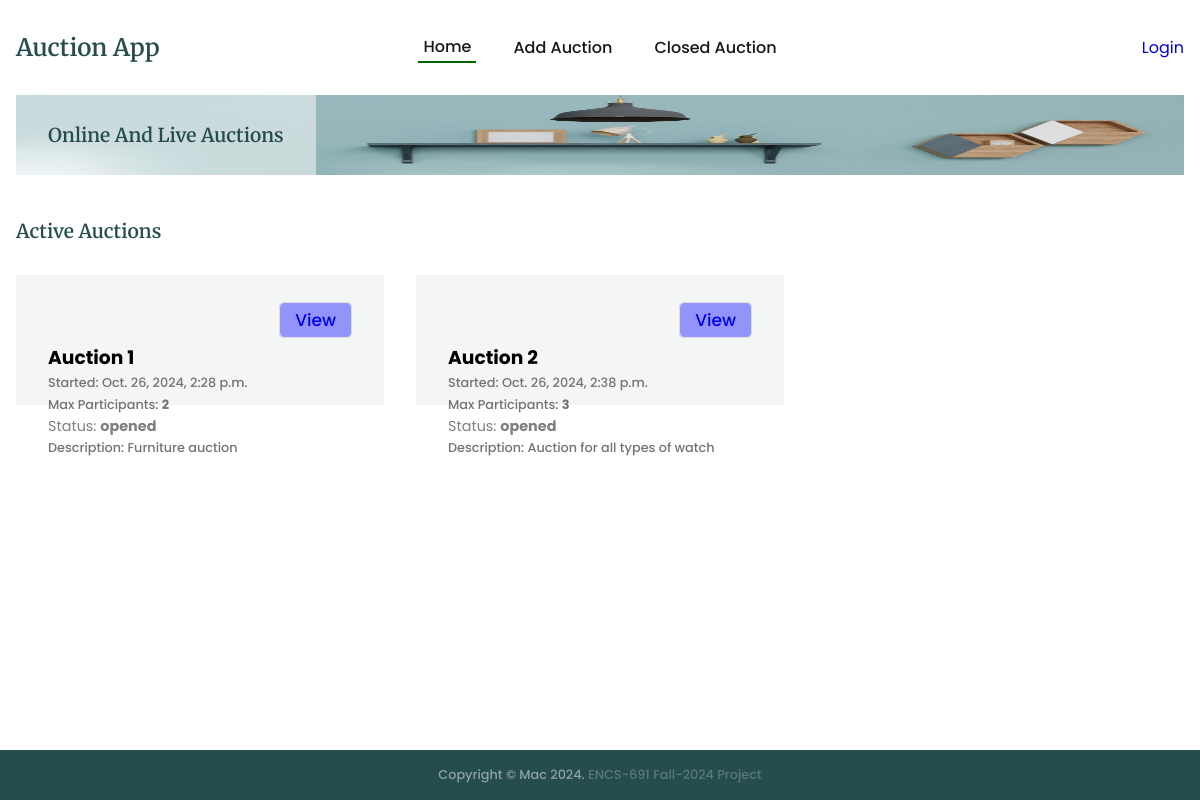
/, run on an earlier commit of the app's database.
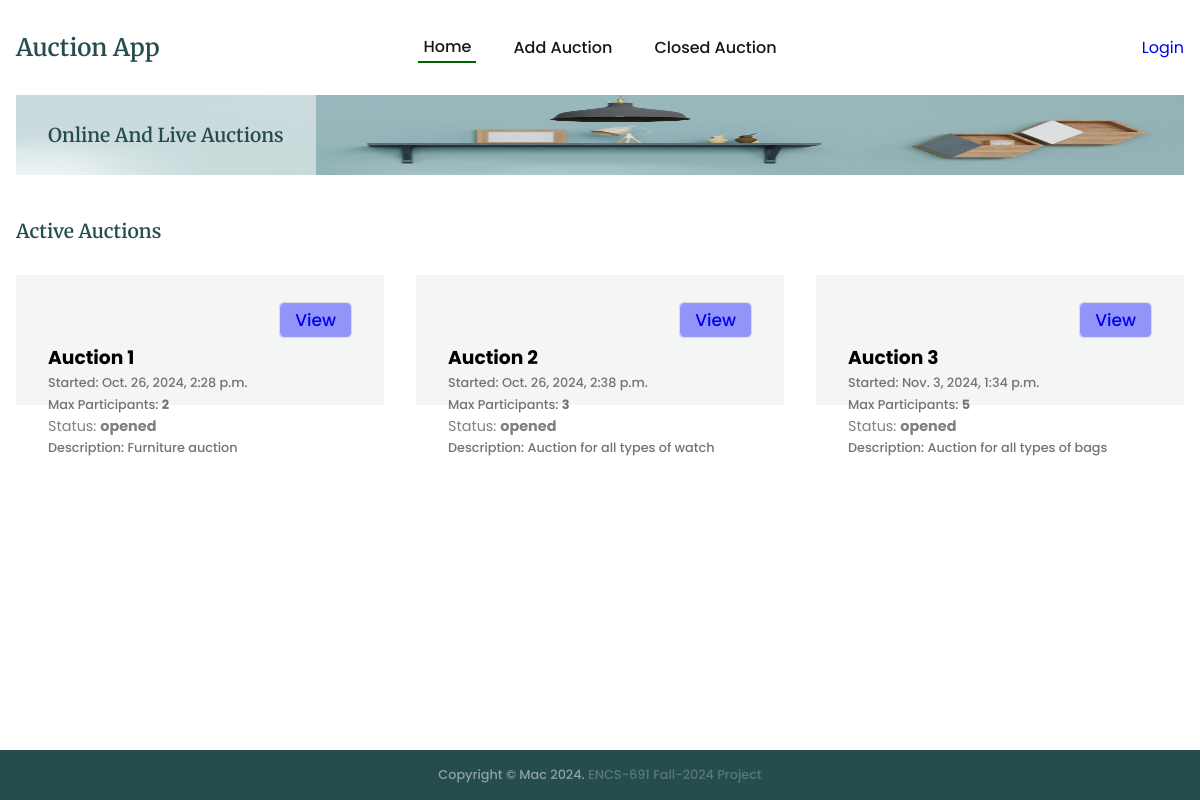
And on a later commit of the database.
### auctions/models.py (models this page shows, shortened)
class Auction(models.Model):
    name = models.CharField(max_length=200)
    description = models.CharField(max_length=200)
    status = models.CharField(max_length=200, default='opened')
    auction1 = models.CharField(max_length=200, default='0')
    maxparticipant = models.CharField(max_length=200, default='0')
    username = models.CharField(max_length=200, default='-')
    createdat = models.DateTimeField(default=timezone.now)

### auctions/views.py (the view)
# urls.py: path('', views.index, name='index'),
def index(req):
    context = {
        'pageOptions':{
            'page':'index',
            'buttonLabel':'View',
            'header':'Active Auctions',
            'index': 'active-menu'
        }
    }
    try:
        filteredAuction = Auction.objects.filter(status='opened')
    except:
        logging.error('Index: Auctions not found')
        return render(req, 'auctions/index.html', context=context)
    else:
        context['auctions'] = filteredAuction
        return render(req, 'auctions/index.html', context=context)

### templates/auctions/index.html
{% extends "base.html" %}
{% block content %}
<section class="section__container product__container" id="product">
    {% include "auctions/message.html" %}
    {% if pageOptions %}
    <h4 class="section__header">{{pageOptions.header}}</h4>
    {% if auctions %}
    <div class="product__grid">
        {% for auction in auctions %}
        <div class="product__card">
            <div class="auction__btn">
                <div class="btn-div">
                    <a class="bid-btn" href="{% url 'auctions:auctionIndex' auction.id %}?page={{pageOptions.page}}">
                        {{pageOptions.buttonLabel}}
                    </a>
                </div>
            </div>
            <h3>{{auction.name}}</h3>
            <p>Started: {{auction.createdat}}</p>
            <p>Max Participants: <strong>{{auction.maxparticipant}}</strong></p>
            <div class="product-status">Status: <strong>{{auction.status}}</strong></div>
            <p>Description: {{auction.description}}</p>
        </div>
        {% endfor %}
    </div>
    {% else %}
    <div class="auction-notice">No {{pageOptions.header}} available</div>
    {% endif %}
    {% endif %}
</section>
{% endblock %}

What changed in the data, as far as the page shows it:
now on this page (row edited): Auction: buttonLabel "View", name "Auction 3", createdat "Nov. 3, 2024, 1:34 p.m.", maxparticipant "5", status "opened", description "Auction for all types of bags"
